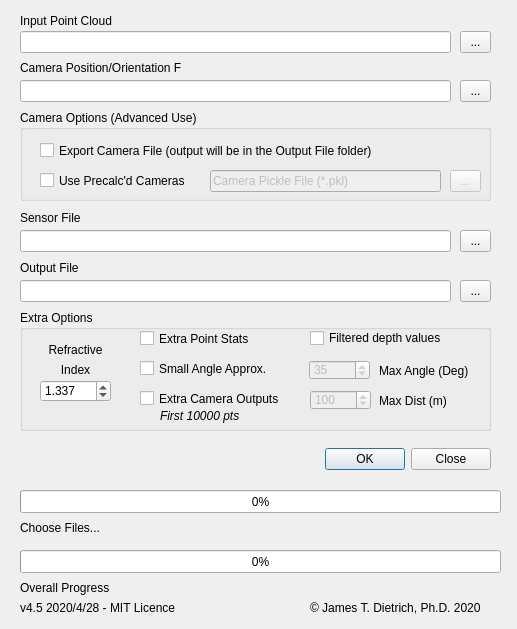
<?xml version="1.0" encoding="UTF-8"?>
<ui version="4.0">
 <author>James T. Dietrich</author>
 <class>bathySfM_gui</class>
 <widget class="QDialog" name="bathySfM_gui">
  <property name="geometry">
   <rect>
    <x>0</x>
    <y>0</y>
    <width>517</width>
    <height>629</height>
   </rect>
  </property>
  <property name="windowTitle">
   <string>py_BathySfM</string>
  </property>
  <property name="windowIcon">
   <iconset>
    <normaloff>icon.png</normaloff>icon.png</iconset>
  </property>
  <widget class="QDialogButtonBox" name="buttonBox">
   <property name="geometry">
    <rect>
     <x>20</x>
     <y>443</y>
     <width>471</width>
     <height>32</height>
    </rect>
   </property>
   <property name="orientation">
    <enum>Qt::Horizontal</enum>
   </property>
   <property name="standardButtons">
    <set>QDialogButtonBox::Close|QDialogButtonBox::Ok</set>
   </property>
  </widget>
  <widget class="QToolButton" name="ptCloud_btn">
   <property name="geometry">
    <rect>
     <x>460</x>
     <y>31</y>
     <width>31</width>
     <height>22</height>
    </rect>
   </property>
   <property name="text">
    <string>...</string>
   </property>
  </widget>
  <widget class="QLineEdit" name="ptCloud_txt">
   <property name="geometry">
    <rect>
     <x>20</x>
     <y>31</y>
     <width>431</width>
     <height>22</height>
    </rect>
   </property>
  </widget>
  <widget class="QLabel" name="ptCloud_lbl">
   <property name="geometry">
    <rect>
     <x>20</x>
     <y>10</y>
     <width>97</width>
     <height>22</height>
    </rect>
   </property>
   <property name="text">
    <string>Input Point Cloud</string>
   </property>
  </widget>
  <widget class="QToolButton" name="cam_btn">
   <property name="geometry">
    <rect>
     <x>460</x>
     <y>80</y>
     <width>31</width>
     <height>22</height>
    </rect>
   </property>
   <property name="text">
    <string>...</string>
   </property>
  </widget>
  <widget class="QLineEdit" name="cam_txt">
   <property name="geometry">
    <rect>
     <x>20</x>
     <y>80</y>
     <width>431</width>
     <height>22</height>
    </rect>
   </property>
  </widget>
  <widget class="QLabel" name="cam_lbl">
   <property name="geometry">
    <rect>
     <x>20</x>
     <y>60</y>
     <width>161</width>
     <height>16</height>
    </rect>
   </property>
   <property name="text">
    <string>Camera Position/Orientation File</string>
   </property>
  </widget>
  <widget class="QLabel" name="sensor_lbl">
   <property name="geometry">
    <rect>
     <x>20</x>
     <y>210</y>
     <width>71</width>
     <height>16</height>
    </rect>
   </property>
   <property name="text">
    <string>Sensor File</string>
   </property>
  </widget>
  <widget class="QLineEdit" name="sensor_txt">
   <property name="geometry">
    <rect>
     <x>20</x>
     <y>230</y>
     <width>431</width>
     <height>22</height>
    </rect>
   </property>
  </widget>
  <widget class="QToolButton" name="sensor_btn">
   <property name="geometry">
    <rect>
     <x>460</x>
     <y>230</y>
     <width>31</width>
     <height>22</height>
    </rect>
   </property>
   <property name="text">
    <string>...</string>
   </property>
  </widget>
  <widget class="QToolButton" name="out_btn">
   <property name="geometry">
    <rect>
     <x>460</x>
     <y>280</y>
     <width>31</width>
     <height>22</height>
    </rect>
   </property>
   <property name="text">
    <string>...</string>
   </property>
  </widget>
  <widget class="QLineEdit" name="out_txt">
   <property name="geometry">
    <rect>
     <x>20</x>
     <y>280</y>
     <width>431</width>
     <height>22</height>
    </rect>
   </property>
  </widget>
  <widget class="QLabel" name="out_lbl">
   <property name="geometry">
    <rect>
     <x>20</x>
     <y>260</y>
     <width>71</width>
     <height>16</height>
    </rect>
   </property>
   <property name="text">
    <string>Output File</string>
   </property>
  </widget>
  <widget class="QProgressBar" name="top_progBar">
   <property name="geometry">
    <rect>
     <x>20</x>
     <y>490</y>
     <width>481</width>
     <height>23</height>
    </rect>
   </property>
   <property name="value">
    <number>0</number>
   </property>
  </widget>
  <widget class="QLabel" name="topProg_Lbl">
   <property name="geometry">
    <rect>
     <x>20</x>
     <y>520</y>
     <width>451</width>
     <height>16</height>
    </rect>
   </property>
   <property name="text">
    <string>Choose Files...</string>
   </property>
  </widget>
  <widget class="QProgressBar" name="bot_progBar">
   <property name="geometry">
    <rect>
     <x>20</x>
     <y>550</y>
     <width>481</width>
     <height>23</height>
    </rect>
   </property>
   <property name="value">
    <number>0</number>
   </property>
  </widget>
  <widget class="QLabel" name="botProg_lbl">
   <property name="geometry">
    <rect>
     <x>20</x>
     <y>580</y>
     <width>451</width>
     <height>16</height>
    </rect>
   </property>
   <property name="text">
    <string>Overall Progress</string>
   </property>
  </widget>
  <widget class="QGroupBox" name="groupBox">
   <property name="geometry">
    <rect>
     <x>20</x>
     <y>110</y>
     <width>471</width>
     <height>91</height>
    </rect>
   </property>
   <property name="title">
    <string>Camera Options (Advanced Use)</string>
   </property>
   <widget class="QCheckBox" name="precalcCam_box">
    <property name="geometry">
     <rect>
      <x>20</x>
      <y>60</y>
      <width>161</width>
      <height>21</height>
     </rect>
    </property>
    <property name="text">
     <string>Use Precalc'd Cameras</string>
    </property>
   </widget>
   <widget class="QCheckBox" name="exportCam_box">
    <property name="geometry">
     <rect>
      <x>20</x>
      <y>30</y>
      <width>441</width>
      <height>21</height>
     </rect>
    </property>
    <property name="text">
     <string>Export Camera File (output will be in the Output File folder)</string>
    </property>
   </widget>
   <widget class="QLineEdit" name="camPickle">
    <property name="enabled">
     <bool>false</bool>
    </property>
    <property name="geometry">
     <rect>
      <x>190</x>
      <y>60</y>
      <width>231</width>
      <height>22</height>
     </rect>
    </property>
    <property name="text">
     <string>Camera Pickle File (*.pkl)</string>
    </property>
   </widget>
   <widget class="QToolButton" name="pickle_btn">
    <property name="enabled">
     <bool>false</bool>
    </property>
    <property name="geometry">
     <rect>
      <x>430</x>
      <y>60</y>
      <width>31</width>
      <height>22</height>
     </rect>
    </property>
    <property name="text">
     <string>...</string>
    </property>
   </widget>
  </widget>
  <widget class="QGroupBox" name="groupBox_2">
   <property name="geometry">
    <rect>
     <x>20</x>
     <y>310</y>
     <width>471</width>
     <height>121</height>
    </rect>
   </property>
   <property name="title">
    <string>Extra Options</string>
   </property>
   <widget class="QCheckBox" name="check_smAng">
    <property name="geometry">
     <rect>
      <x>120</x>
      <y>50</y>
      <width>141</width>
      <height>17</height>
     </rect>
    </property>
    <property name="text">
     <string>Small Angle Approx.</string>
    </property>
   </widget>
   <widget class="QCheckBox" name="check_stats">
    <property name="geometry">
     <rect>
      <x>120</x>
      <y>20</y>
      <width>121</width>
      <height>17</height>
     </rect>
    </property>
    <property name="text">
     <string>Extra Point Stats</string>
    </property>
   </widget>
   <widget class="QCheckBox" name="check_camStats">
    <property name="geometry">
     <rect>
      <x>120</x>
      <y>80</y>
      <width>151</width>
      <height>17</height>
     </rect>
    </property>
    <property name="text">
     <string>Extra Camera Outputs </string>
    </property>
   </widget>
   <widget class="QCheckBox" name="check_filter">
    <property name="geometry">
     <rect>
      <x>290</x>
      <y>20</y>
      <width>151</width>
      <height>16</height>
     </rect>
    </property>
    <property name="text">
     <string>Filtered depth values</string>
    </property>
   </widget>
   <widget class="QSpinBox" name="spinBox_angle">
    <property name="enabled">
     <bool>false</bool>
    </property>
    <property name="geometry">
     <rect>
      <x>289</x>
      <y>50</y>
      <width>61</width>
      <height>20</height>
     </rect>
    </property>
    <property name="maximum">
     <number>90</number>
    </property>
    <property name="value">
     <number>35</number>
    </property>
   </widget>
   <widget class="QSpinBox" name="spinBox_dist">
    <property name="enabled">
     <bool>false</bool>
    </property>
    <property name="geometry">
     <rect>
      <x>290</x>
      <y>80</y>
      <width>61</width>
      <height>20</height>
     </rect>
    </property>
    <property name="maximum">
     <number>2000</number>
    </property>
    <property name="value">
     <number>100</number>
    </property>
   </widget>
   <widget class="QLabel" name="label">
    <property name="geometry">
     <rect>
      <x>359</x>
      <y>50</y>
      <width>101</width>
      <height>21</height>
     </rect>
    </property>
    <property name="text">
     <string>Max Angle (Deg)</string>
    </property>
   </widget>
   <widget class="QLabel" name="label_2">
    <property name="geometry">
     <rect>
      <x>359</x>
      <y>80</y>
      <width>81</width>
      <height>21</height>
     </rect>
    </property>
    <property name="text">
     <string>Max Dist (m)</string>
    </property>
   </widget>
   <widget class="QLabel" name="label_3">
    <property name="geometry">
     <rect>
      <x>140</x>
      <y>95</y>
      <width>81</width>
      <height>21</height>
     </rect>
    </property>
    <property name="font">
     <font>
      <italic>true</italic>
     </font>
    </property>
    <property name="text">
     <string>First 10000 pts</string>
    </property>
   </widget>
   <widget class="QDoubleSpinBox" name="spinBox_rf">
    <property name="geometry">
     <rect>
      <x>20</x>
      <y>70</y>
      <width>71</width>
      <height>22</height>
     </rect>
    </property>
    <property name="decimals">
     <number>3</number>
    </property>
    <property name="maximum">
     <double>3.000000000000000</double>
    </property>
    <property name="singleStep">
     <double>0.001000000000000</double>
    </property>
    <property name="value">
     <double>1.337000000000000</double>
    </property>
   </widget>
   <widget class="QLabel" name="label_4">
    <property name="geometry">
     <rect>
      <x>20</x>
      <y>30</y>
      <width>71</width>
      <height>20</height>
     </rect>
    </property>
    <property name="text">
     <string>Refractive</string>
    </property>
    <property name="alignment">
     <set>Qt::AlignCenter</set>
    </property>
   </widget>
   <widget class="QLabel" name="label_5">
    <property name="geometry">
     <rect>
      <x>20</x>
      <y>50</y>
      <width>71</width>
      <height>20</height>
     </rect>
    </property>
    <property name="text">
     <string>Index</string>
    </property>
    <property name="alignment">
     <set>Qt::AlignCenter</set>
    </property>
   </widget>
  </widget>
  <widget class="QLabel" name="txt_copyright">
   <property name="geometry">
    <rect>
     <x>310</x>
     <y>600</y>
     <width>191</width>
     <height>16</height>
    </rect>
   </property>
   <property name="text">
    <string>© James T. Dietrich, Ph.D. 2020</string>
   </property>
  </widget>
  <widget class="QLabel" name="txt_licence">
   <property name="geometry">
    <rect>
     <x>20</x>
     <y>600</y>
     <width>231</width>
     <height>16</height>
    </rect>
   </property>
   <property name="text">
    <string>v4.5 2020/4/28 - MIT Licence</string>
   </property>
  </widget>
  <zorder>groupBox</zorder>
  <zorder>groupBox_2</zorder>
  <zorder>buttonBox</zorder>
  <zorder>ptCloud_btn</zorder>
  <zorder>ptCloud_txt</zorder>
  <zorder>ptCloud_lbl</zorder>
  <zorder>cam_btn</zorder>
  <zorder>cam_txt</zorder>
  <zorder>cam_lbl</zorder>
  <zorder>sensor_lbl</zorder>
  <zorder>sensor_txt</zorder>
  <zorder>sensor_btn</zorder>
  <zorder>out_btn</zorder>
  <zorder>out_txt</zorder>
  <zorder>out_lbl</zorder>
  <zorder>top_progBar</zorder>
  <zorder>topProg_Lbl</zorder>
  <zorder>bot_progBar</zorder>
  <zorder>botProg_lbl</zorder>
  <zorder>txt_copyright</zorder>
  <zorder>txt_licence</zorder>
 </widget>
 <tabstops>
  <tabstop>ptCloud_txt</tabstop>
  <tabstop>ptCloud_btn</tabstop>
  <tabstop>cam_txt</tabstop>
  <tabstop>cam_btn</tabstop>
  <tabstop>exportCam_box</tabstop>
  <tabstop>precalcCam_box</tabstop>
  <tabstop>camPickle</tabstop>
  <tabstop>pickle_btn</tabstop>
  <tabstop>sensor_txt</tabstop>
  <tabstop>sensor_btn</tabstop>
  <tabstop>out_txt</tabstop>
  <tabstop>out_btn</tabstop>
  <tabstop>spinBox_rf</tabstop>
  <tabstop>check_stats</tabstop>
  <tabstop>check_smAng</tabstop>
  <tabstop>check_camStats</tabstop>
  <tabstop>check_filter</tabstop>
  <tabstop>spinBox_angle</tabstop>
  <tabstop>spinBox_dist</tabstop>
 </tabstops>
 <resources/>
 <connections>
  <connection>
   <sender>buttonBox</sender>
   <signal>accepted()</signal>
   <receiver>bathySfM_gui</receiver>
   <slot>accept()</slot>
   <hints>
    <hint type="sourcelabel">
     <x>248</x>
     <y>254</y>
    </hint>
    <hint type="destinationlabel">
     <x>157</x>
     <y>274</y>
    </hint>
   </hints>
  </connection>
  <connection>
   <sender>buttonBox</sender>
   <signal>rejected()</signal>
   <receiver>bathySfM_gui</receiver>
   <slot>reject()</slot>
   <hints>
    <hint type="sourcelabel">
     <x>316</x>
     <y>260</y>
    </hint>
    <hint type="destinationlabel">
     <x>286</x>
     <y>274</y>
    </hint>
   </hints>
  </connection>
 </connections>
</ui>
